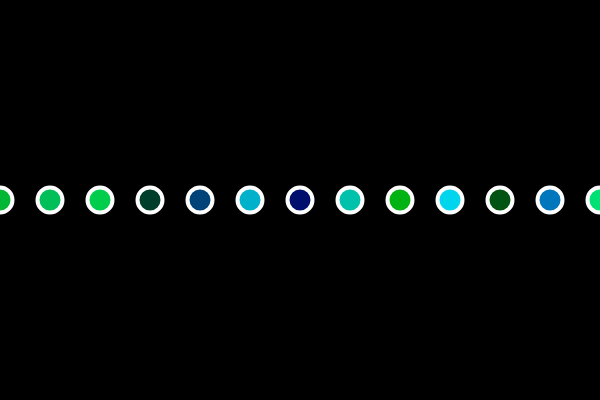
Frame 1 (no input)
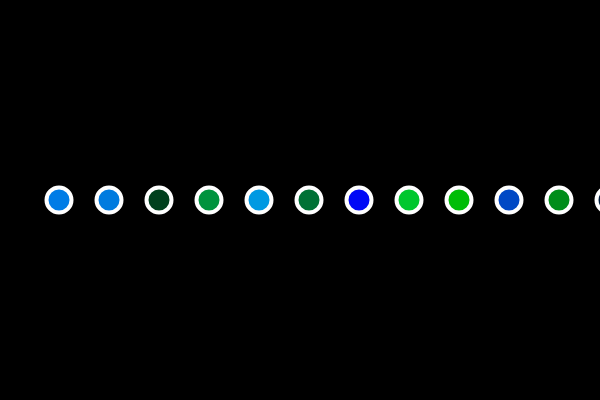
Frame 60 (no input)
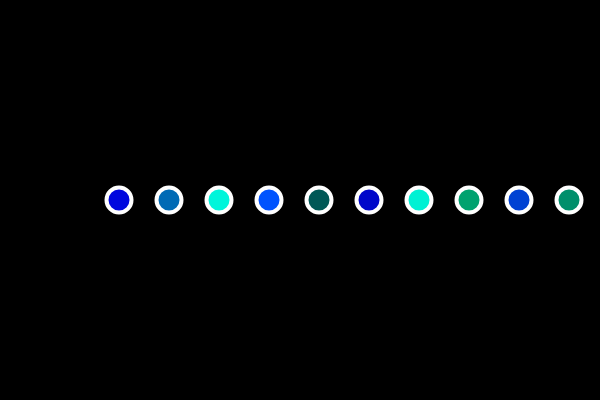
Frame 120 (the mouse pressed at the canvas centre since frame 60)

The p5.js sketch that drew these frames (run headless with seeded random() and noise() and a simulated clock; from frame 60 on, the mouse is pressed at the canvas centre):

// p5.js sketch
// ── sketch.js
var offset = 0;

function setup() {
  createCanvas(600, 400);
}

function draw() {
  background(0);
  strokeWeight(4);
  stroke(255);

  for (var x = 0; x <= width; x += 50) {
    fill(0, random(255), random(255));
    ellipse(x + offset, 200, 25, 25);
  }

  offset++;
}
